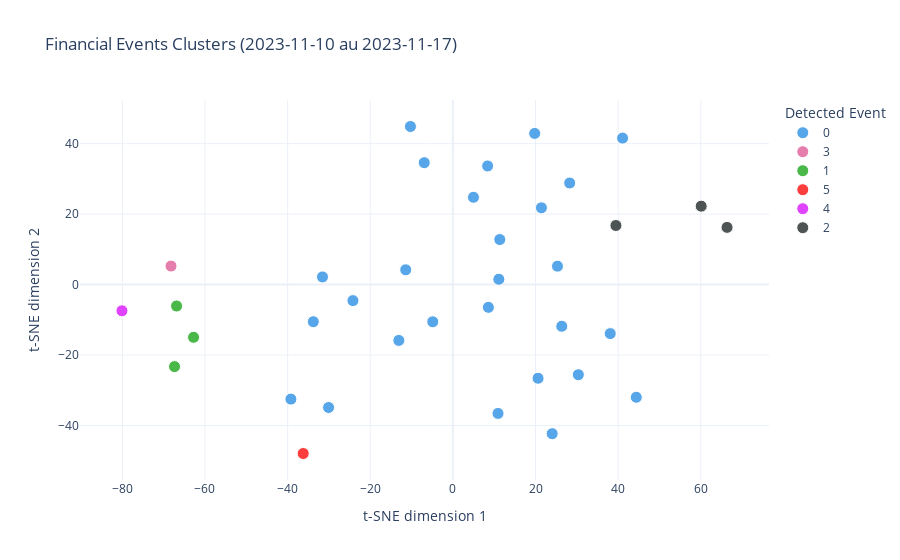

Notebook code cell kept with this figure:
### Code cell
START_DATE = "2023-11-10"
END_DATE = "2023-11-17"
fig = visualize_hac_tsne_range(X, news_features, start_date=START_DATE, end_date=END_DATE, k=6, perplexity=10)
fig.show()

### Figure 1 — Plotly figure (JSON) as saved in the notebook; plotly's stock layout.template omitted (floating-point values rounded to 4 significant figures)
{"data": [{"customdata": [["Take Five: That rate cut trade", "2023-11-10"], ["Here are Friday's biggest analyst calls: Nvidia, Netflix, Plug Power, Toast BJ's, Arm, Occidental & more", "2023-11-10"], ["Lilly trades at a premium to Ozempic maker Novo as obesity drugs boom. Here's why, analyst says", "2023-11-10"], ["The Return Trends At Kinder Morgan (NYSE:KMI) Look Promising", "2023-11-11"], ["SHAREHOLDER ALERT: Pomerantz Law Firm Reminds Shareholders with Losses on their Investment in DocGo Inc. of Class Action Lawsuit and Upcoming Deadline - DGCO", "2023-11-11"], ["Declining Stock and Solid Fundamentals: Is The Market Wrong About ON Semiconductor Corporation (NASDAQ:ON)?", "2023-11-11"], ["Rigetti Computing, Inc. (NASDAQ:RGTI) Q3 2023 Earnings Call Transcript", "2023-11-11"], ["Are Centaur Media Plc's (LON:CAU) Fundamentals Good Enough to Warrant Buying Given The Stock's Recent Weakness?", "2023-11-11"], ["Here's Why We're Not Too Worried About RxSight's (NASDAQ:RXST) Cash Burn Situation", "2023-11-11"], ["Bytes Technology Group plc (LON:BYIT) Looks Interesting, And It's About To Pay A Dividend", "2023-11-12"], ["Atmos Energy (NYSE:ATO) Is Paying Out A Larger Dividend Than Last Year", "2023-11-12"], ["Zscaler (ZS) Shares Skyrocket, What You Need To Know", "2023-11-14"], ["Cooler monthly inflation report pushes mortgage rates even lower", "2023-11-14"], ["Insider Buying: CEO Dustin Olson Acquires 68,190 Shares of PureCycle Technologies Inc (PCT)", "2023-11-14"], ["Here’s Headwaters Capital’s Perspective on Abcam plc (ABCM) Acquisition", "2023-11-15"], ["Dan Loeb's Third Point sold chip stocks last quarter. Here's where his money went instead", "2023-11-15"], ["Lincoln Electric Holdings (NASDAQ:LECO) Has Announced That It Will Be Increasing Its Dividend To $0.71", "2023-11-15"], ["Cramer is optimistic coming out of earnings season, says most sectors performed well overall", "2023-11-15"], ["Western investors spooked as Moscow mulls compulsory share purchase plan", "2023-11-16"], ["Companies Like Unity Biotechnology (NASDAQ:UBX) Could Be Quite Risky", "2023-11-16"], ["Insider Sell Alert: SVP, Chief People Officer Richard Jacquet Sells 9,373 Shares of Coursera ...", "2023-11-16"], ["Jessica T. Graziano Elected to Air Products' Board of Directors", "2023-11-16"], ["Emerging markets stocks are making a comeback and may even outpace the S&P 500 next year, analysts say", "2023-11-17"], ["Sweetgreen, Inc. (NYSE:SG) institutional owners may be pleased with recent gains after 25% loss over the past year", "2023-11-17"], ["Top 30 Lowest P/E Ratios of the S&P 500", "2023-11-17"], ["Rolls-Royce shares at one-year high despite 'defective' engine jibes from Emirates boss", "2023-11-17"], ["After breathtaking surge, US stocks' path may rest on economic soft landing", "2023-11-17"]], "hovertemplate": "Detected Event=0<br>headline=%{customdata[0]}<br>date=%{customdata[1]}<extra></extra>", "legendgroup": "0", "marker": {"color": "#2E91E5", "line": {"color": "white", "width": 1}, "opacity": 0.8, "size": 12, "symbol": "circle"}, "mode": "markers", "name": "0", "orientation": "v", "showlegend": true, "type": "scatter", "x": [10.92, -31.56, -24.19, -13.09, -39.21, 11.12, -11.42, 8.588, 4.976, 11.35, -4.876, 20.61, 24.03, -6.936, 21.42, 38.08, 25.31, 41.07, 19.8, 8.407, -10.28, -30.09, 44.38, 28.27, 26.35, -33.78, 30.36], "xaxis": "x", "y": [-36.58, 2.168, -4.562, -15.86, -32.53, 1.501, 4.186, -6.473, 24.78, 12.78, -10.57, -26.6, -42.34, 34.6, 21.78, -13.93, 5.224, 41.57, 42.91, 33.67, 44.87, -34.91, -31.99, 28.83, -11.84, -10.55, -25.6], "yaxis": "y"}, {"customdata": [["7 Things Our Editors Buy At Publix Every Holiday Season", "2023-11-10"]], "hovertemplate": "Detected Event=3<br>headline=%{customdata[0]}<br>date=%{customdata[1]}<extra></extra>", "legendgroup": "3", "marker": {"color": "#E15F99", "line": {"color": "white", "width": 1}, "opacity": 0.8, "size": 12, "symbol": "circle"}, "mode": "markers", "name": "3", "orientation": "v", "showlegend": true, "type": "scatter", "x": [-68.22], "xaxis": "x", "y": [5.24], "yaxis": "y"}, {"customdata": [["The Singapore Edition hotel opens at Orchard; Balenciaga names Michelle Yeoh as ambassador and more", "2023-11-10"], ["Greece's opposition Syriza party splits as several prominent members defect", "2023-11-12"], ["Colorado joins growing list of states banning plastic bags", "2023-11-12"]], "hovertemplate": "Detected Event=1<br>headline=%{customdata[0]}<br>date=%{customdata[1]}<extra></extra>", "legendgroup": "1", "marker": {"color": "#1CA71C", "line": {"color": "white", "width": 1}, "opacity": 0.8, "size": 12, "symbol": "circle"}, "mode": "markers", "name": "1", "orientation": "v", "showlegend": true, "type": "scatter", "x": [-66.88, -67.38, -62.77], "xaxis": "x", "y": [-6.092, -23.3, -14.98], "yaxis": "y"}, {"customdata": [["Nuvei to Participate in Upcoming Investor Conferences", "2023-11-10"]], "hovertemplate": "Detected Event=5<br>headline=%{customdata[0]}<br>date=%{customdata[1]}<extra></extra>", "legendgroup": "5", "marker": {"color": "#FB0D0D", "line": {"color": "white", "width": 1}, "opacity": 0.8, "size": 12, "symbol": "circle"}, "mode": "markers", "name": "5", "orientation": "v", "showlegend": true, "type": "scatter", "x": [-36.23], "xaxis": "x", "y": [-47.97], "yaxis": "y"}, {"customdata": [["I'm a Dietitian & These Are My Favorite High-Protein Comforting Recipes", "2023-11-12"]], "hovertemplate": "Detected Event=4<br>headline=%{customdata[0]}<br>date=%{customdata[1]}<extra></extra>", "legendgroup": "4", "marker": {"color": "#DA16FF", "line": {"color": "white", "width": 1}, "opacity": 0.8, "size": 12, "symbol": "circle"}, "mode": "markers", "name": "4", "orientation": "v", "showlegend": true, "type": "scatter", "x": [-80.1], "xaxis": "x", "y": [-7.452], "yaxis": "y"}, {"customdata": [["Should We Be Delighted With Hafary Holdings Limited's (SGX:5VS) ROE Of 34%?", "2023-11-12"], ["Hotchkis & Wiley Capitalizes on Discover Financial Services in Q3 2023 Amid Portfolio ...", "2023-11-13"], ["Jim Simons' Renaissance Technologies Makes Bold Moves in Q3 2023, Meta Platforms Sees Major Cut", "2023-11-14"]], "hovertemplate": "Detected Event=2<br>headline=%{customdata[0]}<br>date=%{customdata[1]}<extra></extra>", "legendgroup": "2", "marker": {"color": "#222A2A", "line": {"color": "white", "width": 1}, "opacity": 0.8, "size": 12, "symbol": "circle"}, "mode": "markers", "name": "2", "orientation": "v", "showlegend": true, "type": "scatter", "x": [39.45, 60.09, 66.35], "xaxis": "x", "y": [16.77, 22.25, 16.23], "yaxis": "y"}], "layout": {"hoverlabel": {"bgcolor": "white", "font": {"size": 12}}, "legend": {"title": {"text": "Detected Event"}, "tracegroupgap": 0}, "title": {"text": "Financial Events Clusters (2023-11-10 au 2023-11-17)"}, "xaxis": {"anchor": "y", "domain": [0, 1], "title": {"text": "t-SNE dimension 1"}}, "yaxis": {"anchor": "x", "domain": [0, 1], "title": {"text": "t-SNE dimension 2"}}}}
